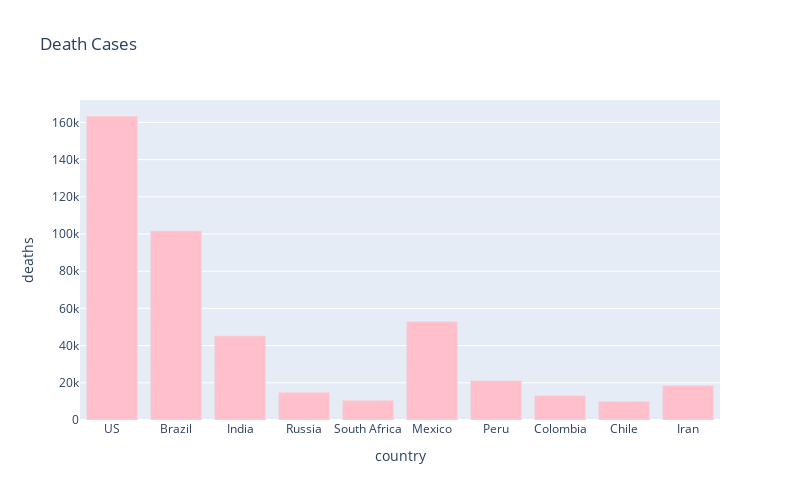

The code cell stored with this chart in its notebook:
### Code cell
px.bar(
    sorted_country_df.head(10),
    x = "country",
    y = "deaths",
    title= "Death Cases", # the axis names
    color_discrete_sequence=["pink"], 
    height=500,
    width=800
)

### Figure 1 — Plotly figure (JSON) as saved in the notebook; plotly's stock layout.template omitted (floating-point values rounded to 4 significant figures)
{"data": [{"alignmentgroup": "True", "hovertemplate": "country=%{x}<br>deaths=%{y}<extra></extra>", "legendgroup": "", "marker": {"color": "pink"}, "name": "", "offsetgroup": "", "orientation": "v", "showlegend": false, "textposition": "auto", "type": "bar", "x": ["US", "Brazil", "India", "Russia", "South Africa", "Mexico", "Peru", "Colombia", "Chile", "Iran"], "xaxis": "x", "y": [163463, 101752, 45257, 14973, 10621, 53003, 21276, 13154, 10139, 18616], "yaxis": "y"}], "layout": {"barmode": "relative", "height": 500, "legend": {"tracegroupgap": 0}, "title": {"text": "Death Cases"}, "width": 800, "xaxis": {"anchor": "y", "domain": [0, 1], "title": {"text": "country"}}, "yaxis": {"anchor": "x", "domain": [0, 1], "title": {"text": "deaths"}}}}
